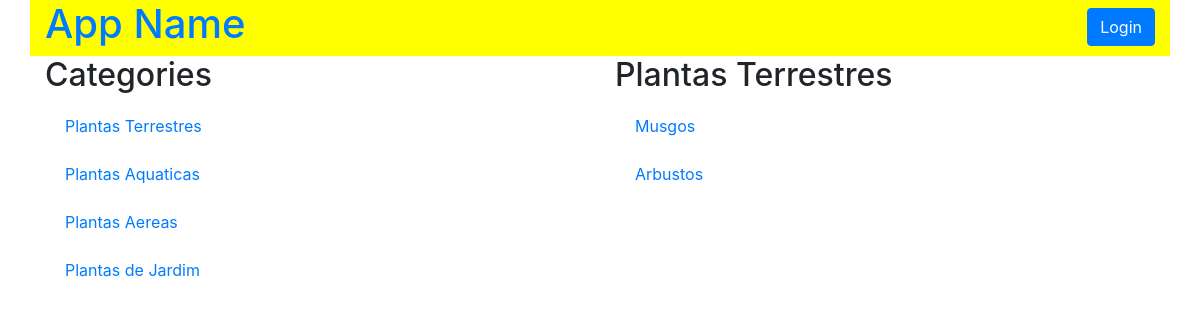
The app's page /category/1/items, older data.
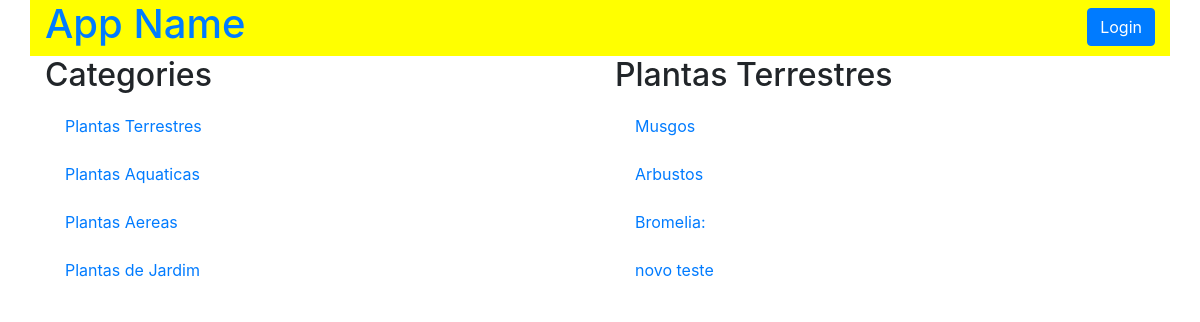
The same page, newer data.
### models.py (models this page shows, shortened)
class Category(Base):
    __tablename__ = 'category'
    id = Column(Integer, primary_key=True)
    name = Column(String(50), nullable=False)

class Item(Base):
    __tablename__ = 'item'
    id = Column(Integer, primary_key=True)
    name = Column(String(50), nullable=False)
    description = Column(String(1000), nullable=False)
    category_id = Column(Integer, ForeignKey('category.id'))
    category = relationship(Category)

### application.py (the view)
@app.route('/category/<int:category_id>/items')
def categoryFunction(category_id):
    category = session.query(Category)
    category2 = session.query(Category).filter_by(id=category_id).first()
    if not hasattr(category2, 'id'):
        return "this category not exist"
    items = session.query(Item).filter_by(category_id=category2.id)
    if 'username' not in login_session:
        if items.count() == 0:
            flash("You have no items yet!")
            return render_template('publicCategory.html', plantas=category, plantas2=category2, itemName=items)
        else:
            return render_template('publicCategory.html', plantas=category, plantas2=category2, itemName=items)
    else:
        if items.count() == 0:
            flash("You have no items yet!")
            return render_template('category.html', plantas=category, plantas2=category2, itemName=items)
        else:
            return render_template('category.html', plantas=category, plantas2=category2, itemName=items)

### templates/publicCategory.html (shortened to what this page needs)
{% extends "main.html" %}
{% block content %}
{% include "header.html" %}
    <section class="row">
      <div class="col-md-6">
        <h2>Categories</h2>
        {% for i in plantas %}
          <div class="list-group">
            <a href="{{ url_for('categoryFunction', category_id=i.id)}}" class="list-group-item" class="list-group-item">{{ i.name }}</a>
          </div>
        {% endfor %}
      </div>
      <div class="col-md-6">
        <h2>{{ plantas2.name }}</h2>
        {% for i in itemName %}
          <div class="list-group">
            <a href="{{ url_for('itemFunction', item_id=i.id, category_id=plantas2.id)}}" class="list-group-item" class="list-group-item">{{ i.name }}</a>
          </div>
        {% endfor %}
      </div>
    </section>
{% endblock %}

### templates/main.html (shortened to what this page needs)
<!DOCTYPE html>
<html lang="pt-br">
  <head>
    <link rel="stylesheet" href="https://stackpath.bootstrapcdn.com/bootstrap/4.3.1/css/bootstrap.min.css">
    <link rel="stylesheet" href="{{ url_for('static', filename='styles.css') }}" />
  </head>
  <body>
    <div class="container">
      {% block content %}
      {% endblock %}
    </div>
  </body>
</html>

### templates/header.html
<header id="top-header" class="row">
  <div class="col-md-6">
    <a href="{{url_for('catalogFunction')}}">
      <h1>App Name</h1>
    </a>
  </div>
  <div class="col-md-6 text-right">
    <a href="{{url_for('showLogin')}}">
      <button type="button"  id="log-in-out-button" class="btn btn-primary">Login</button>
    </a>
  </div>
</header>

### static/styles.css (style rules this page uses)
#top-header { background-color: yellow; }
#log-in-out-button { float: right; margin-top: 1.5%; }
.list-group-item { border: 0px; }

Row changes from the older to the newer data that the page shows:
now on this page (row edited): Item: name "Bromelia:"
added Item: name "novo teste"
